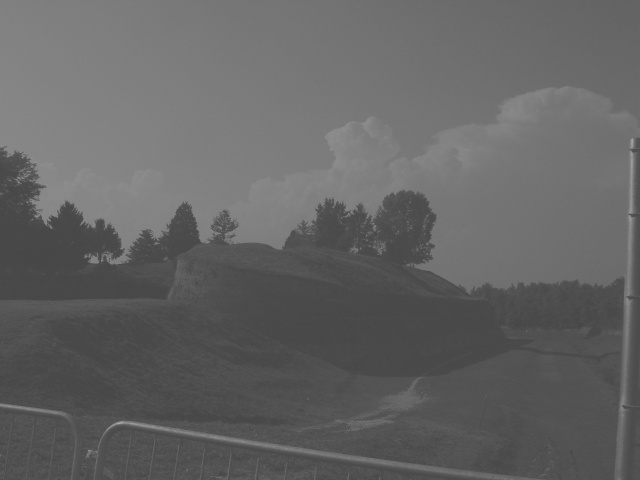
#> input picture lab3/hist_gray.jpg, 640 x 480 px
$ python zad5.py
#> lines starting #> are read from the running program, lines starting #| are printed output that depends on the picture
import matplotlib.pyplot as plt
import numpy as np
import PIL.Image as Image
from skimage.exposure import rescale_intensity


# funkcja wyświetlająca histogram
def show_hist(title: str, ax: plt.Axes, src: np.ndarray, ran: tuple[int, int] = (0, 255)) -> None:
    ax.hist(src, bins=255)
    ax.set_xlim(ran)
    ax.set_title(title)


# funkcja wyświetlająca obrazek
def show_img(title: str, ax: plt.Axes, src: np.ndarray) -> None:
    ax.imshow(src, cmap="gray")
    ax.set_title(title)


# funkcja spersonalizowana (wyświetla podany obrazek i jego histogram obok)
def show_answer(title: str, axes: plt.Axes, src: np.ndarray) -> None:
    show_img(title, axes[0], src)
    show_hist(title, axes[1], src.flatten())


# funkcja rozciągająca histogram (z opcjonalnymi parametrami dla wysokiego i niskiego progu)
def stretch_histogram(src: np.ndarray, low: int = None, high: int = None) -> np.ndarray:
    low = np.min(src) if low is None else low
    high = np.max(src) if high is None else high
    assert high > low  # sprawdzanie progów

    r = src.copy()
    r[r < low], r[r > high] = 0, 255
    r = (r - low) / (high - low)
    return np.asarray(255 * r, dtype=np.uint8)


# wczytywanie obrazków
filenames = ["hist_gray.jpg", "hist_couple.bmp"]
imgs = [np.asarray(Image.open(img)) for img in filenames]
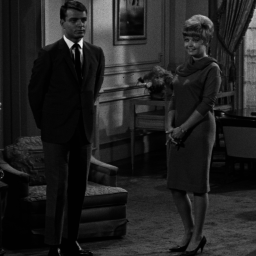
#> input picture lab3/hist_couple.bmp, 256 x 256 px
#> imgs = 2 items
fig, a = plt.subplots(2, 6, num='Zadanie 5')

# wyświetlanie wyniku
for index, (name, img) in enumerate(zip(filenames, imgs)):
    res = rescale_intensity(img), stretch_histogram(img)
    show_answer(name, a[index, :2], img)                    # oryginalny histogram
    show_answer('[gotowa funkcja]', a[index, 2:4], res[0])  # rozciągnięty histogram ("gotowa" funkcja)
    show_answer('[własna funkcja]', a[index, 4:], res[1])   # rozciągnięty histogram (własna funkcja)
#> this loop made 2 passes
#> (name, low in stretch_histogram, high in stretch_histogram) on passes 1 to 2: ('hist_gray.jpg', 65, 175), ('hist_couple.bmp', 1, 244)
#> pass 1, in stretch_histogram, `r = (r - low) / (high - low)`:
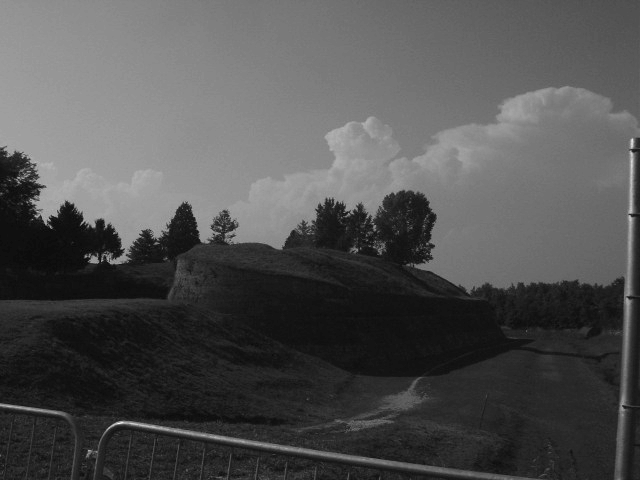
#> r: shape (480, 640) float64; min 0, max 1, mean 0.319

plt.show()
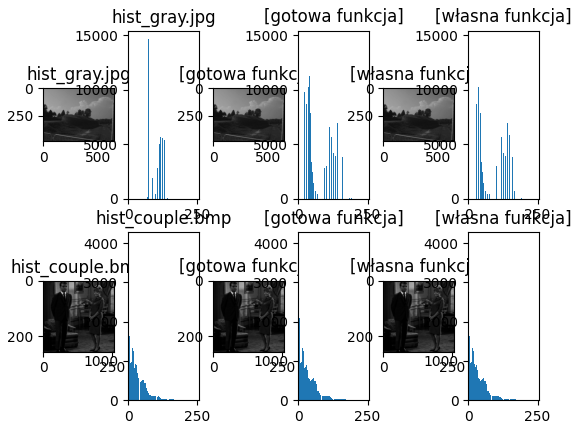
#> figure drawn by matplotlib, 12 panels; panel 2: tallest bar 14707 high, from x = 73.63 to 74.06; panel 4: tallest bar 14707 high, from x = 20 to 21; panel 6: tallest bar 14707 high, from x = 20 to 21; panel 8: tallest bar 4076 high, from x = 1 to 1.95
